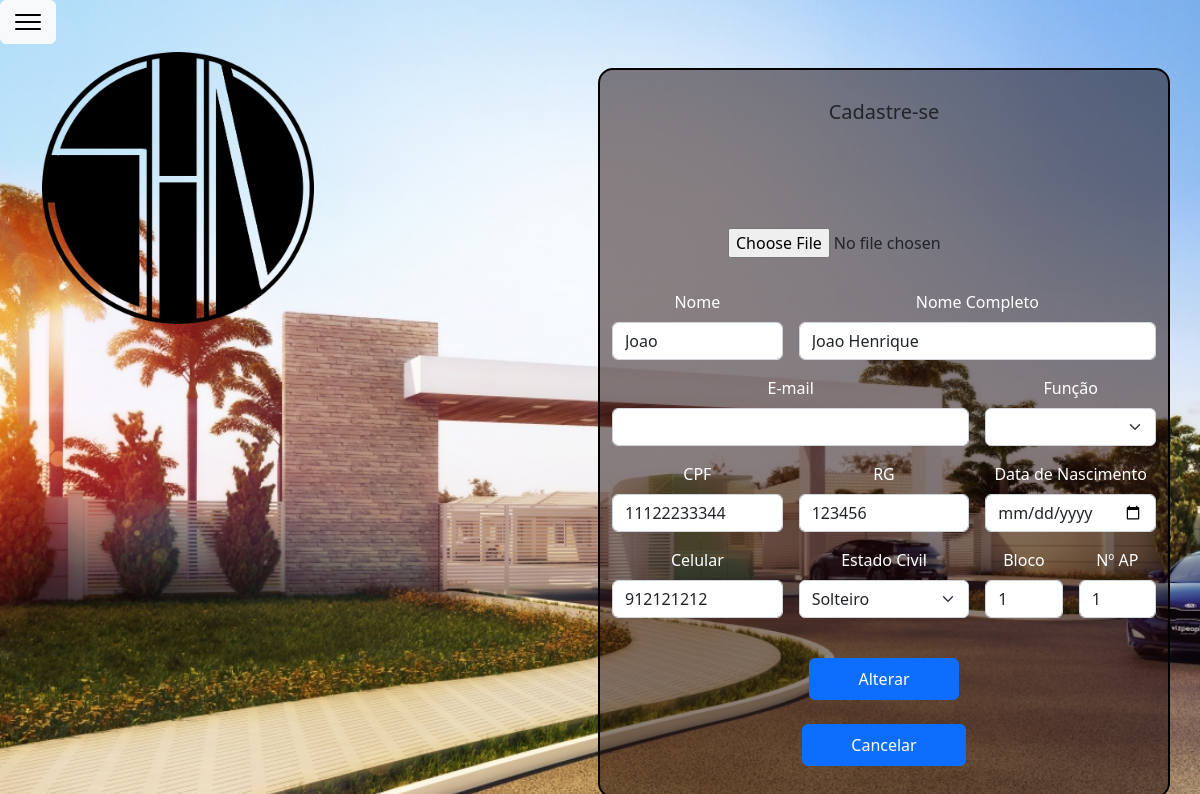
Page /software1/pages/intranet/alterarMorador.php?cod=11 (signed in) on the committed database.
### tables this page shows
CREATE TABLE IF NOT EXISTS `tb_morador` (
  `cod_morador` int NOT NULL AUTO_INCREMENT,
  `primeiro_nome` varchar(15) NOT NULL,
  `nome_completo` varchar(100) NOT NULL,
  `cpf` varchar(15) NOT NULL,
  `rg` varchar(11) NOT NULL,
  `dtnascimento` varchar(12) NOT NULL,
  `celular` varchar(13) NOT NULL,
  `estadocivil` varchar(15) NOT NULL,
  `bloco` varchar(5) NOT NULL,
  `numero_apartamento` varchar(5) NOT NULL,
  `foto` varchar(50) NOT NULL,
  PRIMARY KEY (`cod_morador`),
  UNIQUE KEY `cpf` (`cpf`)
);

### software1/pages/intranet/alterarMorador.php (the view, shortened to what this page needs)
<!DOCTYPE html>
<html lang="en">
<head>
    <link href="https://cdn.jsdelivr.net/npm/bootstrap@5.2.1/dist/css/bootstrap.min.css" rel="stylesheet">
    <link rel="stylesheet" href="../estilo/cadastro.css">
</head>
<body>
    <?php include('sidebar.php'); ?>
    <?php
    $codMorador = $_GET['cod'];
    require('../acoes/connect.php');
    $busca = mysqli_query($con, "Select * from `tb_morador` where `cod_morador` = '$codMorador'");
    $morador = mysqli_fetch_array($busca);
    ?>
    <div class="mt-2 container text-center">
        <div class="row ">
            <div class="col">
                <div class="imglogo">
                    <img src="../imagens\ShannonLogo.png" class="d-flex w-10 h-10" alt="...">
                </div>
            </div>
            <div class="cadastro col mt-3">
                <h5 class="card-title">Cadastre-se</h5>
                <form class=" mt-5 row g-3 " action="../acoes/alterarMorador.act.php" method="post" id="" enctype="multipart/form-data">
                    <div class="mx-auto">
                        <p><input type="file" name="imagem" id="fileFoto"> </p>
                    </div>
                    <div class="col-md-4">
                        <label for="primeironome" class="form-label">Nome</label>
                        <input type="text" name="primeiro_nome" value="<?php echo $morador['primeiro_nome'] ?>" class="form-control" id="primeironome">
                    </div>
                    <div class="col-md-8">
                        <label for="nomecompleto" class="form-label">Nome Completo</label>
                        <input type="text" name="nome_completo" value="<?php echo $morador['nome_completo'] ?>" class="form-control" id="nomecompleto">
                    </div>
                    <div class="col-md-8">
                        <label for="nomecompleto" class="form-label">E-mail</label>
                        <input type="nomecompleto" name="email" class="form-control" id="email" value="<?php echo $morador['email']; ?>">
                    </div>
                    <div class="col-md-4">
                        <label for="estadocivil" class="form-label">Função</label>
                        <select type="text" id="funcao" name="funcao" class="form-select">
                            <option><?php echo $morador['funcao']; ?></option>
                            <option>Morador</option>
                        </select>
                    </div>
                    <div class="col-4">
                        <label for="cpf" class="form-label">CPF</label>
                        <input type="text" class="cpf form-control" id="cpf" name="cpf" value="<?php echo $morador['cpf'] ?>">
                    </div>
                    <div class="col-4">
                        <label for="rg" class="form-label">RG</label>
                        <input type="text" class="form-control" name="rg" id="rg" value="<?php echo $morador['rg'] ?>">
                    </div>
                    <div class="col-md-4">
                        <label for="dtnascimento" class="form-label">Data de Nascimento</label>
                        <input type="date" class="form-control" name="dtnascimento" value="<?php echo $morador['dtnascimento'] ?>" id="dtnascimento">
                    </div>
                    <div class="col-md-4">
                        <label for="celular" class="form-label">Celular</label>
                        <input type="number" class="form-control" name="celular" value="<?php echo $morador['celular'] ?>" id="celular">
                    </div>
                    <div class="col-md-4">
                        <label for="estadocivil" class="form-label">Estado Civil</label>
                        <select type="text" id="estadocivil" name="estadocivil" class="form-select">
                            <option><?php echo $morador['estadocivil']; ?></option>
                        </select>
                    </div>
                    <div class="col-md-2">
                        <label for="inputZip" class="form-label">Bloco</label>
                        <input type="number" class="form-control" name="bloco" value="<?php echo $morador['bloco'] ?>" id="inputZip">
                    </div>
                    <div class="col-md-2">
                        <label for="inputZip" class="form-label">Nº AP</label>
                        <input type="number" class="form-control" name="numero_apartamento" value="<?php echo $morador['numero_apartamento'] ?>" id="inputZip">
                    </div>
                    <div class="col-12 ">
                        <button type="submit" class="mt-4 p-2 px-5 btn btn-primary">Alterar</button>
                </form>
            </div>
            <button onclick="cancelarMorador()" class="mt-4 p-2 px-5 btn btn-primary">Cancelar</button>
        </div>
    </div>
</body>
</html>

### software1/pages/estilo/cadastro.css (style rules this page uses)
body { background-image: url("../imagens/Acesso_condmind.jpg"); background-repeat: no-repeat; background-size: 100vw 100vh; background-position: top; background-attachment: fixed; color: white; font-weight: bold; }
.cadastro { padding: 30px; border-radius: 15px; border: 2px solid black; background: rgba(27, 6, 6, 0.5) }
.imglogo { display: flex; float: left; }
.imglogo img { width: 50%; }
label { color: white; }

### software1/pages/estilo/sidebar.css (style rules this page uses)
body { background-image: url("../imagens/PORTARIA.jpg"); background-repeat: no-repeat; background-size: 100vw 100vh; background-position: top; background-attachment: fixed; }

### rows in the picture
tb_morador: primeiro_nome "Joao", nome_completo "Joao Henrique", cpf "11122233344", rg "123456", celular "912121212", estadocivil "Solteiro", bloco "1", numero_apartamento "1"
